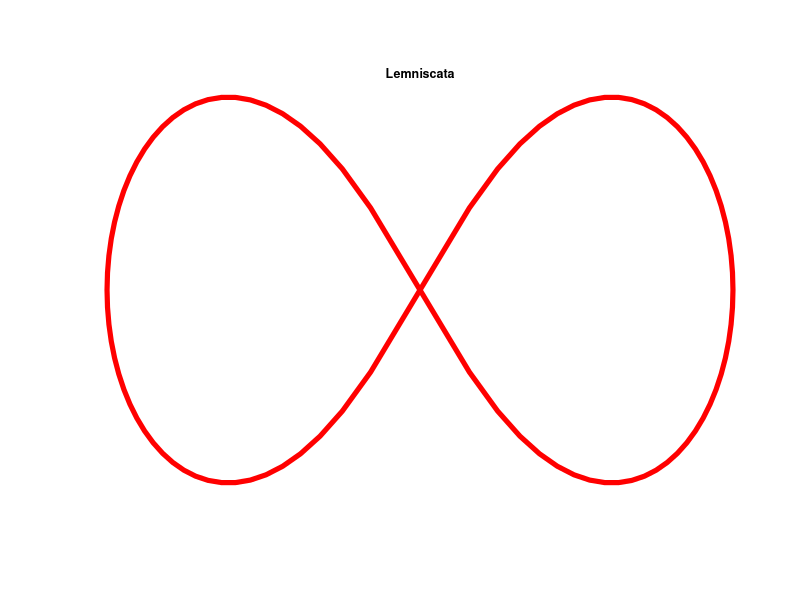

Here is the R script that generated this plot:
###########################################################################################
saveName <-'FredericRouxEj2_2.pdf'
pdf(saveName,width=8,height=5)
theta <- seq(0,pi,len=100)
r <- cos(2*theta)
r[r<0]<-0
r<- c(-2*sqrt(r),2*sqrt(r))
par(bty='n',lwd=5)
plot(r*cos(theta),r*sin(theta),type='l',col='red',xaxt="none",yaxt="none",xlab='',ylab='')
mtext(side=3,'Lemniscata',col='black',font=2,cex=0.75)
dev.off()
###########################################################################################
